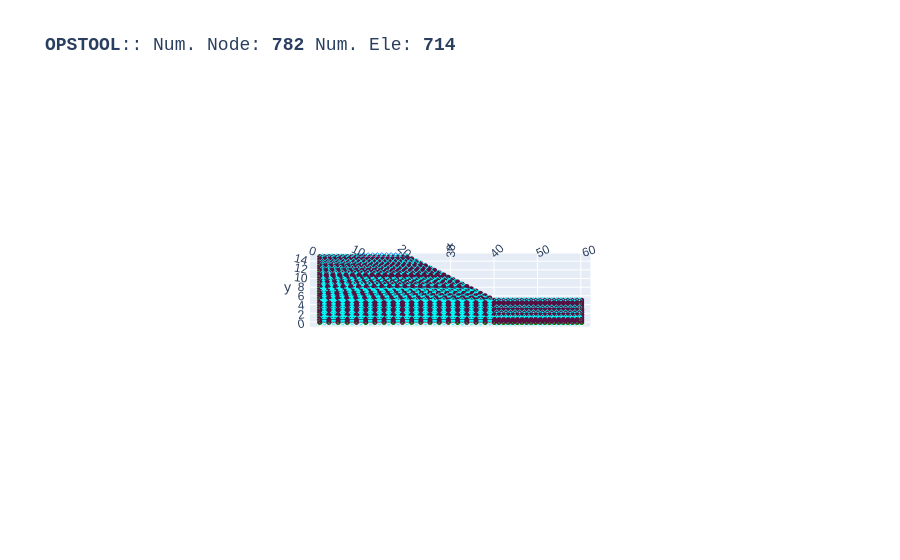

The notebook cell this image was saved under:
### Code cell
ops.wipeAnalysis()
ops.setTime(0.0)

ops.timeSeries("Linear", 1)
ops.pattern("Plain", 1, 1)
for bb in BEAMs:
    opst.pre.transform_beam_uniform_load(bb, wy=-27)

opst.vis.plotly.plot_model(show_node_numbering=False, show_ele_numbering=False, show_nodal_loads = True)

### Figure 1 — Plotly figure (JSON) as saved in the notebook; plotly's stock layout.template omitted (floating-point values rounded to 4 significant figures; data arrays with more than 128 entries replaced by an {"elided": "..."} marker saying what was removed)
{"data": [{"color": "#00FFFF", "hoverinfo": "skip", "i": {"elided": "1406 int values"}, "j": {"elided": "1406 int values"}, "k": {"elided": "1406 int values"}, "name": "SSPquad", "opacity": 1, "type": "mesh3d", "x": {"elided": "2812 float values"}, "y": {"elided": "2812 float values"}, "z": {"elided": "2812 float values"}}, {"connectgaps": false, "hoverinfo": "skip", "line": {"color": "black", "width": 1}, "mode": "lines", "name": "Edge", "type": "scatter3d", "x": {"elided": "4218 float values"}, "y": {"elided": "4218 float values"}, "z": {"elided": "4218 float values"}}, {"connectgaps": false, "hoverinfo": "skip", "line": {"color": "#0652ff", "width": 5}, "mode": "lines", "name": "DispBeamColumn2d", "type": "scatter3d", "x": [20.0, 18.95, NaN, 18.95, 17.9, NaN, 17.9, 16.84, NaN, 16.84, 15.79, NaN, 15.79, 14.74, NaN, 14.74, 13.69, NaN, 13.69, 12.64, NaN, 12.64, 11.59, NaN, 11.59, 10.53, NaN, 10.53, 9.482, NaN, 9.482, 8.43, NaN], "y": [15.0, 15.0, NaN, 15.0, 15.0, NaN, 15.0, 15.0, NaN, 15.0, 15.0, NaN, 15.0, 15.0, NaN, 15.0, 15.0, NaN, 15.0, 15.0, NaN, 15.0, 15.0, NaN, 15.0, 15.0, NaN, 15.0, 15.0, NaN, 15.0, 15.0, NaN], "z": [0.0, 0.0, NaN, 0.0, 0.0, NaN, 0.0, 0.0, NaN, 0.0, 0.0, NaN, 0.0, 0.0, NaN, 0.0, 0.0, NaN, 0.0, 0.0, NaN, 0.0, 0.0, NaN, 0.0, 0.0, NaN, 0.0, 0.0, NaN, 0.0, 0.0, NaN]}, {"customdata": {"elided": "703 str values"}, "hovertemplate": "%{customdata}", "marker": {"color": "#00FFFF", "size": 3, "symbol": "diamond-open"}, "mode": "markers", "name": "SSPquad", "type": "scatter3d", "x": {"elided": "703 float values"}, "y": {"elided": "703 float values"}, "z": {"elided": "703 float values"}}, {"customdata": ["eleTag: 1001<br>connectedNodes:<br> [771 772]", "eleTag: 1002<br>connectedNodes:<br> [772 773]", "eleTag: 1003<br>connectedNodes:<br> [773 774]", "eleTag: 1004<br>connectedNodes:<br> [774 775]", "eleTag: 1005<br>connectedNodes:<br> [775 776]", "eleTag: 1006<br>connectedNodes:<br> [776 777]", "eleTag: 1007<br>connectedNodes:<br> [777 778]", "eleTag: 1008<br>connectedNodes:<br> [778 779]", "eleTag: 1009<br>connectedNodes:<br> [779 780]", "eleTag: 1010<br>connectedNodes:<br> [780 781]", "eleTag: 1011<br>connectedNodes:<br> [781 782]"], "hovertemplate": "%{customdata}", "marker": {"color": "#0652ff", "size": 3, "symbol": "diamond-open"}, "mode": "markers", "name": "DispBeamColumn2d", "type": "scatter3d", "x": [19.47, 18.42, 17.37, 16.32, 15.27, 14.22, 13.16, 12.11, 11.06, 10.01, 8.956], "y": [15.0, 15.0, 15.0, 15.0, 15.0, 15.0, 15.0, 15.0, 15.0, 15.0, 15.0], "z": [0.0, 0.0, 0.0, 0.0, 0.0, 0.0, 0.0, 0.0, 0.0, 0.0, 0.0]}, {"customdata": {"elided": "782 str values"}, "hovertemplate": "x: %{x}<br>y: %{y}<br>z: %{z} <br>nodeTag: %{customdata}", "marker": {"color": "#580f41", "size": 3, "symbol": "circle"}, "mode": "markers", "name": "Nodes", "type": "scatter3d", "x": {"elided": "782 float values"}, "y": {"elided": "782 float values"}, "z": {"elided": "782 float values"}}, {"connectgaps": false, "hoverinfo": "skip", "line": {"color": "#15b01a", "width": 1}, "mode": "lines", "name": "BC", "type": "scatter3d", "x": {"elided": "1009 float values"}, "y": {"elided": "1009 float values"}, "z": {"elided": "1009 float values"}}, {"connectgaps": false, "hoverinfo": "skip", "line": {"color": "#FF1493", "width": 2.5}, "mode": "lines", "name": "mp constraint", "type": "scatter3d", "x": [20.0, 20.0, NaN, 18.95, 18.95, NaN, 17.9, 17.89, NaN, 16.84, 17.89, NaN, 15.79, 16.84, NaN, 14.74, 15.79, NaN, 13.69, 14.74, NaN, 12.64, 13.68, NaN, 11.59, 12.63, NaN, 10.53, 11.58, NaN, 9.482, 10.53, NaN, 8.43, 9.474, NaN], "y": [15.0, 15.0, NaN, 15.0, 15.0, NaN, 15.0, 15.0, NaN, 15.0, 15.0, NaN, 15.0, 15.0, NaN, 15.0, 15.0, NaN, 15.0, 15.0, NaN, 15.0, 15.0, NaN, 15.0, 15.0, NaN, 15.0, 15.0, NaN, 15.0, 15.0, NaN, 15.0, 15.0, NaN], "z": [0.0, 0.0, NaN, 0.0, 0.0, NaN, 0.0, 0.0, NaN, 0.0, 0.0, NaN, 0.0, 0.0, NaN, 0.0, 0.0, NaN, 0.0, 0.0, NaN, 0.0, 0.0, NaN, 0.0, 0.0, NaN, 0.0, 0.0, NaN, 0.0, 0.0, NaN, 0.0, 0.0, NaN]}], "layout": {"autosize": true, "font": {"family": "Arial, sans-serif"}, "scene": {"aspectmode": "data", "camera": {"eye": {"x": 0, "y": -0.1, "z": 10}}, "dragmode": "pan", "xaxis": {"showbackground": false}, "yaxis": {"showbackground": false}, "zaxis": {"showbackground": true, "showgrid": true, "showticklabels": false, "ticks": "", "title": {"text": ""}, "visible": true}}, "showlegend": false, "title": {"font": {"family": "courier", "size": 18}, "text": "<b>OPSTOOL</b>:: Num. Node: <b>782</b> Num. Ele: <b>714</b>"}}}
